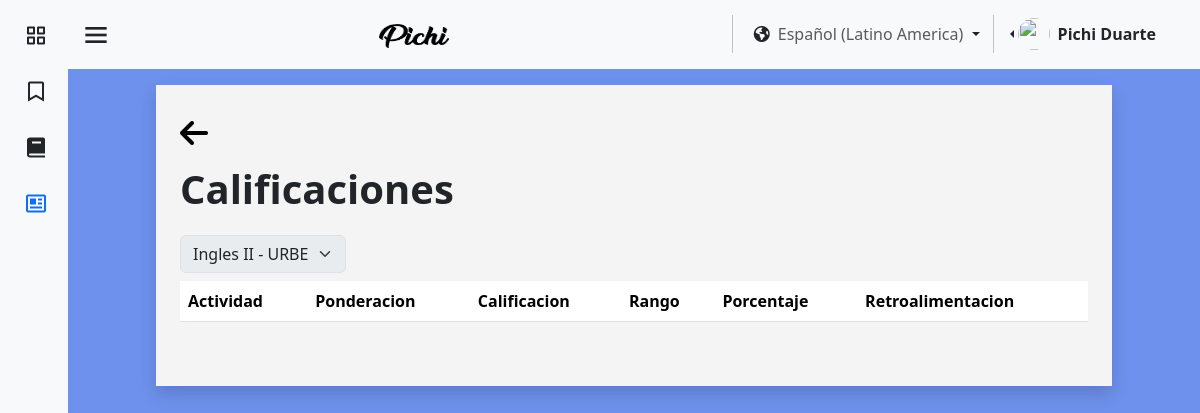
Screenshot of /pages/es/verCalif.php?id_cur=Cur_URBE_02 (signed in) with the database file from the repository.
### tables this page shows
CREATE TABLE `usuario` (
  `id_user` int(11) NOT NULL,
  `identificacion_user` varchar(11) NOT NULL,
  `nombre_user` varchar(25) NOT NULL,
  `apellido_user` varchar(25) NOT NULL,
  `correo_user` varchar(45) NOT NULL,
  `contrasena_user` varchar(16) NOT NULL,
  `direccion_user` varchar(80) NOT NULL,
  `numero_user` varchar(15) NOT NULL,
  `fecha_nacimiento_user` datetime NOT NULL,
  `Active_online` tinyint(1) NOT NULL,
  `sexo_user` varchar(15) NOT NULL,
  `Empresa_id_empresa` int(11) DEFAULT NULL,
  `rol` tinyint(1) NOT NULL,
  `img_perfil` varchar(255) NOT NULL
);

CREATE TABLE `cursos` (
  `id_cur` varchar(100) NOT NULL,
  `nombre_cur` varchar(45) NOT NULL,
  `fecha_inicio` date NOT NULL,
  `cupos_cur_min` int(11) NOT NULL,
  `cupos_cur_max` int(11) NOT NULL,
  `Empresa_id_empresa` int(11) NOT NULL,
  `fecha_fin` date NOT NULL,
  `visibilidad_curso` varchar(11) NOT NULL
);

### pages/es/verCalif.php (the view, shortened to what this page needs)
<?php
require "../../assests/php/LoginBD.php";
if (isset($_SESSION['id_user'])) {
    $usuarios1 = $_SESSION['id_user'];
    $conexion1 = mysqli_query($mysqli, "SELECT Empresa_id_empresa, rol, nombre_user, apellido_user FROM usuario WHERE id_user = '$usuarios1'");
    if (mysqli_num_rows($conexion1) > 0) {
        $datos = mysqli_fetch_assoc($conexion1);
        $nombreUsuario = $datos['nombre_user'];
        $apellidoUsuario = $datos['apellido_user'];
    }
}
if (isset($_GET['id_cur'])) {
    $id_curso_seleccionado = $_GET['id_cur'];
    $consultaCurso = mysqli_query($mysqli, "SELECT cursos.nombre_cur, empresa.nombre_empresa
                                    FROM cursos
                                    LEFT JOIN empresa ON empresa.id_empresa = cursos.Empresa_id_empresa
                                    WHERE id_cur = '$id_curso_seleccionado'");
    if (mysqli_num_rows($consultaCurso) > 0) {
        $datos3 = mysqli_fetch_assoc($consultaCurso);
        $curso = $datos3['nombre_cur'];
        $empresa = $datos3['nombre_empresa'];
    }
}
?>
<!DOCTYPE html>
<html lang="en">
<head>
    <link href="https://cdn.jsdelivr.net/npm/bootstrap@5.3.3/dist/css/bootstrap.min.css" rel="stylesheet"
 />
    <link href="https://unpkg.com/boxicons@2.1.4/css/boxicons.min.css" rel="stylesheet" />
    <link rel="stylesheet" href="https://cdnjs.cloudflare.com/ajax/libs/font-awesome/6.5.1/css/all.min.css"
 />
    <link rel="stylesheet" href="../../assests/css/colorPallete.css" />
    <link rel="stylesheet" href="../../assests/css/viewUser.css" />
    <link rel="stylesheet" href="../../assests/css/sidebar.css" />
</head>
<body class="bg-pastel" id="body-pd">
    <header id="header">
        <nav class="navbar bg-body-tertiary">
            <div class="container-fluid">
                <div class="header_toggle">
                    <i class="bx bx-menu" id="header-toggle"></i>
                </div>
                <a class="navbar-brand" href="../../index.html">
                    <img src="../../assests/img/text-1710023184778.png" alt="Bootstrap" width="70" height="24" />
                </a>
                <div class="d-flex flex-wrap justify-content-end">
                    <div class="nav-item dropdown">
                        <button class="btn dropdown-toggle" data-bs-toggle="dropdown" aria-expanded="false" href="#">
                            <span class="fa-solid fa-earth-americas"></span><a class="ms-2 text-body-secondary"
                                href="#">Español (Latino America)</a>
                        </button>
                    </div>
                    <div class="btn-group dropstart me-4 pe-2">
                        <a href="#" class="d-flex align-items-center link-dark text-decoration-none dropdown-toggle"
                            id="dropdownUser2" data-bs-toggle="dropdown" aria-expanded="false">
                            <img src="https://github.com/PichiGod.png" alt="" width="32" height="32"
                                class="rounded-circle me-2" />
                            <strong><?php echo $nombreUsuario . " " . $apellidoUsuario; ?></strong>
                        </a>
                    </div>
                </div>
            </div>
        </nav>
    </header>
    <div class="l-navbar bg-body-tertiary" id="nav-bar">
        <nav class="nav">
            <div class="nav_list">
                <a href="Inicio.php" class="nav_link link-dark">
                    <i class="bx bx-grid-alt nav_icon"></i>
                </a>
                <a href="tutorial.php" class="nav_link link-dark">
                    <i class='bx bx-bookmark nav_icon'></i>
                </a>
                <a href="cursos.php" class="nav_link link-dark">
                    <i class="bx bxs-book nav_icon"></i>
                </a>
                <a href="#" class="nav_link active">
                    <i class="bx bx-news nav_icon"></i>
                </a>
            </div>
        </nav>
    </div>
    <section>
        <div class="container-fluid bg-blanco my-3 pb-3 shadow">
            <div class="container pt-4 mb-3 pb-3">
                <a href="verCurso.php?id_cur=<?php echo $id_curso_seleccionado; ?>"><i
                        class="fa-solid mt-2 fa-arrow-left" style="font-size:2rem;color:black;"></i></a>
                <p class="fs-1 pt-2"><strong>Calificaciones</strong></p>
                <select class="form-select mb-2" style="width: auto;" aria-label="Default select example" disabled>
                    <option selected><?php echo $curso; ?> - <?php echo $empresa; ?></option>
                </select>
                <div class="table-responsive">
                    <table class="table">
                        <thead>
                            <tr>
                                <th scope="col">Actividad</th>
                                <th scope="col">Ponderacion</th>
                                <th scope="col">Calificacion</th>
                                <th scope="col">Rango</th>
                                <th scope="col">Porcentaje</th>
                                <th scope="col">Retroalimentacion</th>
                            </tr>
                        </thead>
                    </table>
                </div>
            </div>
        </div>
    </section>
</body>
</html>

### assests/css/colorPallete.css (style rules this page uses)
.bg-pastel { background-color: #527ce9d6; }
.bg-blanco { background-color: #F4F4F4; }

### assests/css/sidebar.css (style rules this page uses)
:root { --z-fixed: 100; --nav-width: 68px; --header-height: 3rem; }
body { transition: 0.5s; }
a { text-decoration: none; }
.header_toggle { justify-content: center; margin-top: 0.3rem; font-size: 2rem; cursor: pointer; }
.l-navbar { position: fixed; top: 0; left: -30%; width: var(--nav-width); height: 100vh; transition: 0.5s; z-index: var(--z-fixed); }
.nav { height: 100%; display: flex; flex-direction: column; justify-content: space-between; overflow: hidden; }
.nav_logo, .nav_link { display: grid; grid-template-columns: max-content max-content; align-items: center; column-gap: 1rem; padding: 0.5rem 0 0.5rem 1.5rem; }
.nav_link { position: relative; margin-bottom: 1rem; transition: 0.3s; }
.nav_icon { font-size: 1.5rem; }
section { margin-right: 2rem; margin-left: 2rem; }
.active::before { content: ""; position: absolute; left: 0; width: 2px; height: 32px; }
@media screen and (min-width: 768px) { body { margin: 0 0 0 0; padding-left: calc(var(--nav-width)); } }
@media screen and (min-width: 768px) { .l-navbar { left: 0; padding: 1rem 1rem 0 0; } }
@media (min-width: 576px) { section { margin-right: 5.5rem; margin-left: 5.5rem; } }

### rows the page displays
usuario: nombre_user "Pichi", apellido_user "Duarte"
cursos: nombre_cur "Ingles II - URBE"
